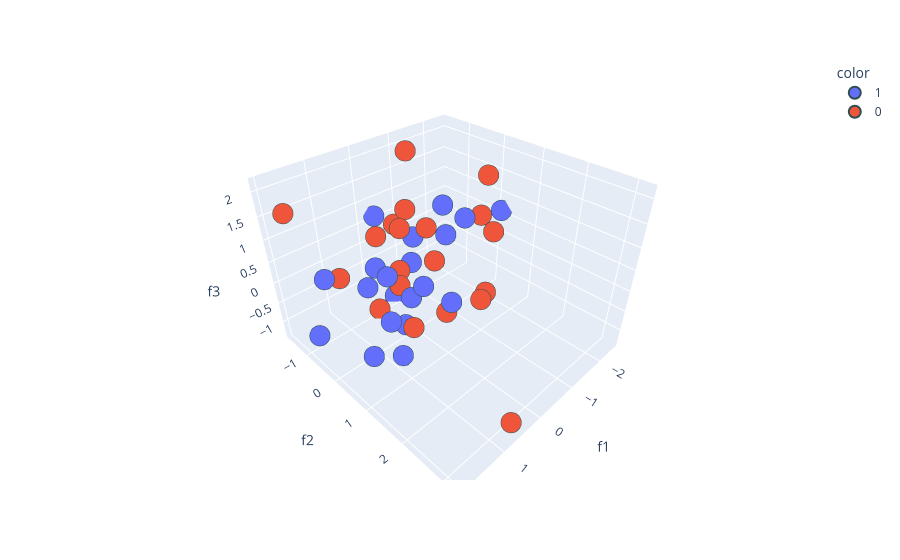

This figure's notebook cell:
### Code cell
import plotly.express as px
fig=px.scatter_3d( df, x=df.f1, y=df.f2, z=df.f3, 
                   color=df.target.astype('str'))
fig.update_traces(marker=dict(size=12,
                              line=dict(width=2,
                                        color='DarkSlateGrey')),
                 selector=dict(mode='markers'))

fig.show()

### Figure 1 — Plotly figure (JSON) as saved in the notebook; plotly's stock layout.template omitted (floating-point values rounded to 4 significant figures)
{"data": [{"hovertemplate": "color=1<br>f1=%{x}<br>f2=%{y}<br>f3=%{z}<extra></extra>", "legendgroup": "1", "marker": {"color": "#636efa", "line": {"color": "DarkSlateGrey", "width": 2}, "size": 12, "symbol": "circle"}, "mode": "markers", "name": "1", "scene": "scene", "showlegend": true, "type": "scatter3d", "x": [-0.3675, 0.4206, 1.968, -2.506, 0.3223, -0.3316, 0.667, -1.01, 0.2411, -0.04544, -0.9926, -0.4208, 0.9486, 1.415, 1.045, -1.838, 0.1901, -0.02254, 1.267, 1.772], "y": [-1.137, 0.4116, -0.5478, 0.147, 0.06034, -1.632, 0.02581, 0.4417, -0.9525, 1.041, -0.1613, -0.552, 0.7017, 0.4577, 0.5382, -0.9388, 0.5121, 0.01342, 0.1736, -0.3475], "z": [-1.322, -0.07132, -0.6794, 0.6062, -1.043, 0.6191, -0.7776, 1.129, -0.1363, -0.09403, 1.192, -0.1211, -1.051, 0.7289, 0.8121, -0.2018, 0.1315, 0.9359, -1.223, 0.6701]}, {"hovertemplate": "color=0<br>f1=%{x}<br>f2=%{y}<br>f3=%{z}<extra></extra>", "legendgroup": "0", "marker": {"color": "#EF553B", "line": {"color": "DarkSlateGrey", "width": 2}, "size": 12, "symbol": "circle"}, "mode": "markers", "name": "0", "scene": "scene", "showlegend": true, "type": "scatter3d", "x": [-0.8229, 0.4251, 1.224, -1.723, 1.823, -2.39, -0.6151, 0.6769, 0.4379, -0.7093, -0.2681, -2.028, -1.764, 1.011, -0.1011, 0.01023, 0.2507, -0.7954, -0.2511, 0.2339], "y": [-1.598, 0.4412, -0.7696, 0.4613, -1.333, -0.3333, 0.3235, 3.188, 0.09972, -0.133, -0.4826, 0.1314, 0.5665, 0.921, -0.564, 0.4378, -0.8136, -1.012, 1.593, -0.9472], "z": [0.2265, -0.8174, 0.1921, -1.085, 1.637, 0.3435, -1.103, -1.081, 0.06541, -0.01736, 1.245, 1.603, 0.5488, 1.933, -0.179, 1.328, 0.7036, 2.151, 0.1708, -1.262]}], "layout": {"legend": {"title": {"text": "color"}, "tracegroupgap": 0}, "margin": {"t": 60}, "scene": {"domain": {"x": [0, 1], "y": [0, 1]}, "xaxis": {"title": {"text": "f1"}}, "yaxis": {"title": {"text": "f2"}}, "zaxis": {"title": {"text": "f3"}}}}}
